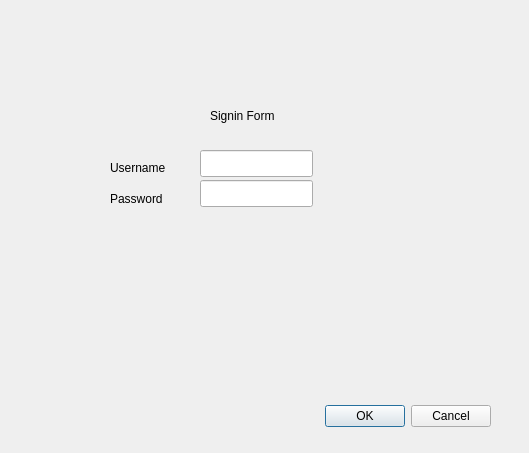
<?xml version="1.0" encoding="UTF-8"?>
<ui version="4.0">
 <class>SignInDialog</class>
 <widget class="QDialog" name="SignInDialog">
  <property name="geometry">
   <rect>
    <x>0</x>
    <y>0</y>
    <width>529</width>
    <height>453</height>
   </rect>
  </property>
  <property name="windowTitle">
   <string>Dialog</string>
  </property>
  <widget class="QDialogButtonBox" name="signin_submit">
   <property name="geometry">
    <rect>
     <x>150</x>
     <y>400</y>
     <width>341</width>
     <height>32</height>
    </rect>
   </property>
   <property name="orientation">
    <enum>Qt::Horizontal</enum>
   </property>
   <property name="standardButtons">
    <set>QDialogButtonBox::Cancel|QDialogButtonBox::Ok</set>
   </property>
  </widget>
  <widget class="QLabel" name="label">
   <property name="geometry">
    <rect>
     <x>210</x>
     <y>100</y>
     <width>131</width>
     <height>31</height>
    </rect>
   </property>
   <property name="text">
    <string>Signin Form</string>
   </property>
  </widget>
  <widget class="QLabel" name="label_2">
   <property name="geometry">
    <rect>
     <x>110</x>
     <y>160</y>
     <width>91</width>
     <height>16</height>
    </rect>
   </property>
   <property name="text">
    <string>Username</string>
   </property>
  </widget>
  <widget class="QLabel" name="label_3">
   <property name="geometry">
    <rect>
     <x>110</x>
     <y>190</y>
     <width>67</width>
     <height>17</height>
    </rect>
   </property>
   <property name="text">
    <string>Password</string>
   </property>
  </widget>
  <widget class="QLineEdit" name="signin_username_textedit">
   <property name="geometry">
    <rect>
     <x>200</x>
     <y>150</y>
     <width>113</width>
     <height>27</height>
    </rect>
   </property>
  </widget>
  <widget class="QLineEdit" name="signin_password_textedit">
   <property name="geometry">
    <rect>
     <x>200</x>
     <y>180</y>
     <width>113</width>
     <height>27</height>
    </rect>
   </property>
   <property name="echoMode">
    <enum>QLineEdit::Password</enum>
   </property>
  </widget>
 </widget>
 <resources/>
 <connections>
  <connection>
   <sender>signin_submit</sender>
   <signal>accepted()</signal>
   <receiver>SignInDialog</receiver>
   <slot>accept()</slot>
   <hints>
    <hint type="sourcelabel">
     <x>248</x>
     <y>254</y>
    </hint>
    <hint type="destinationlabel">
     <x>157</x>
     <y>274</y>
    </hint>
   </hints>
  </connection>
  <connection>
   <sender>signin_submit</sender>
   <signal>rejected()</signal>
   <receiver>SignInDialog</receiver>
   <slot>reject()</slot>
   <hints>
    <hint type="sourcelabel">
     <x>316</x>
     <y>260</y>
    </hint>
    <hint type="destinationlabel">
     <x>286</x>
     <y>274</y>
    </hint>
   </hints>
  </connection>
 </connections>
</ui>
